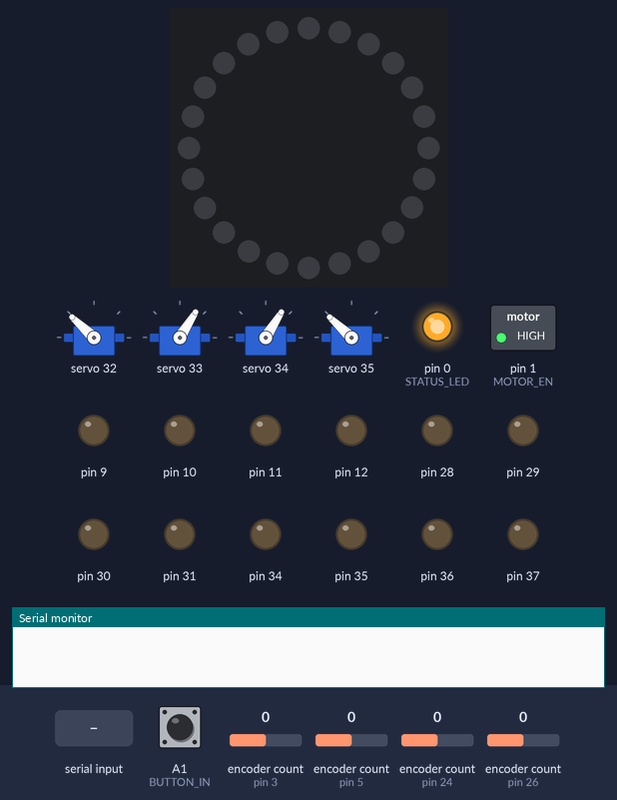
Recording of a program running on a simulated Teensy 4. Shown: 24 RGB LEDs in a ring, first at the top, clockwise, 4 × servo, switched loads named in the program (green lamp = pin HIGH), output pins drawn as LEDs (lit = HIGH), the last lines printed to the serial monitor. Inputs (shaded band) come from the test bench; at power-on: A1 (BUTTON_IN) HIGH, encoder count (sensors on pin 3, pin 5, pin 24, pin 26) 0.

Above: at 1.2 s.
1.3 s: A1 (BUTTON_IN) pulled LOW for 0.15 s
At 2.6 s:
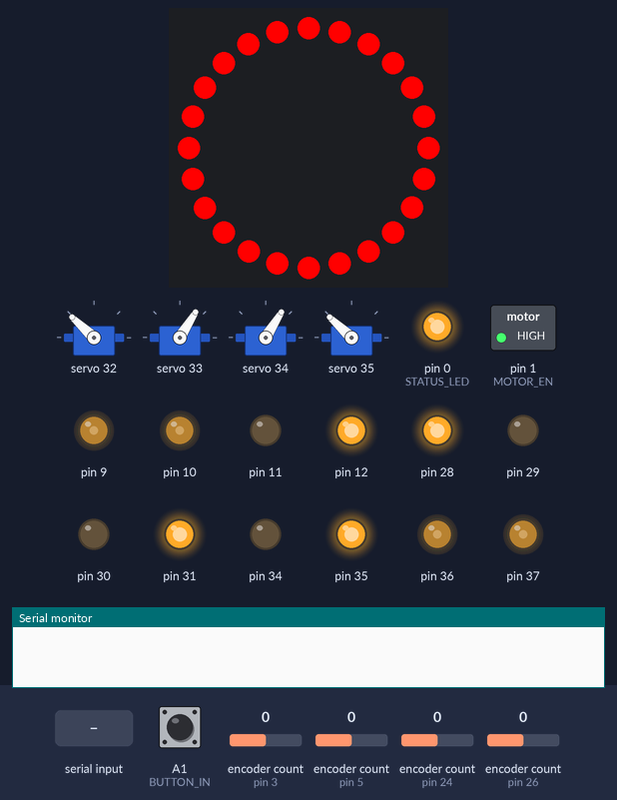
10.4 s: "p90\n" received over Serial
13.4 s: "v90\n" received over Serial
At 15.3 s:
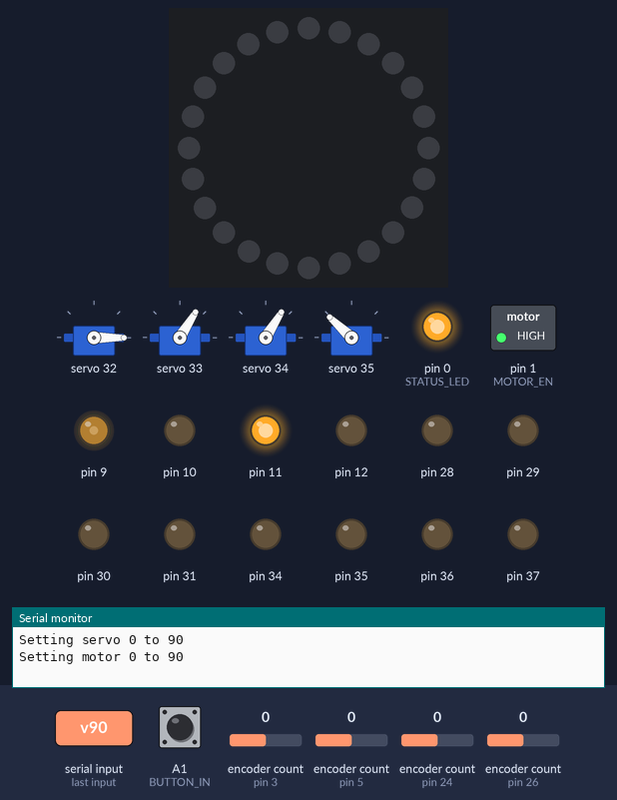
16.4 s: "v,45\n" received over Serial
At 17.5 s:
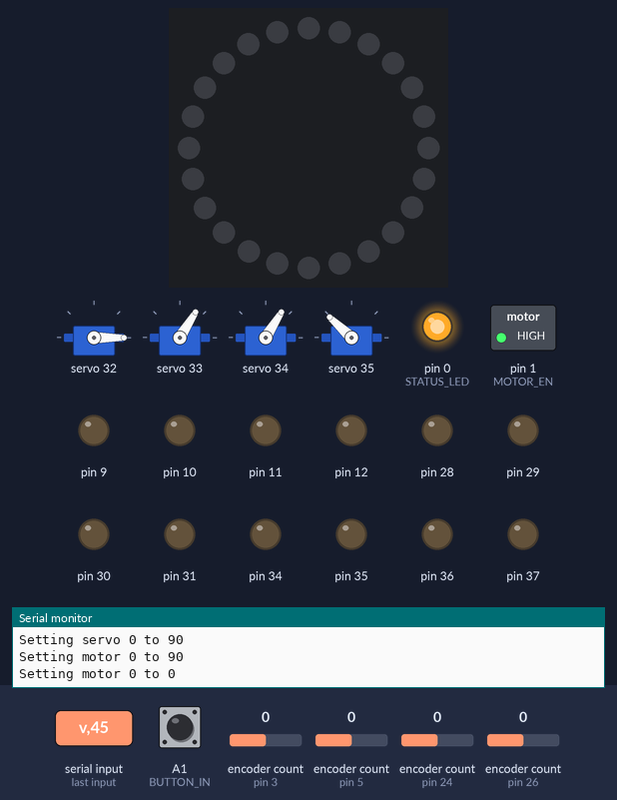
17.9 s: A1 (BUTTON_IN) pulled LOW for 1 s
At 21.2 s:
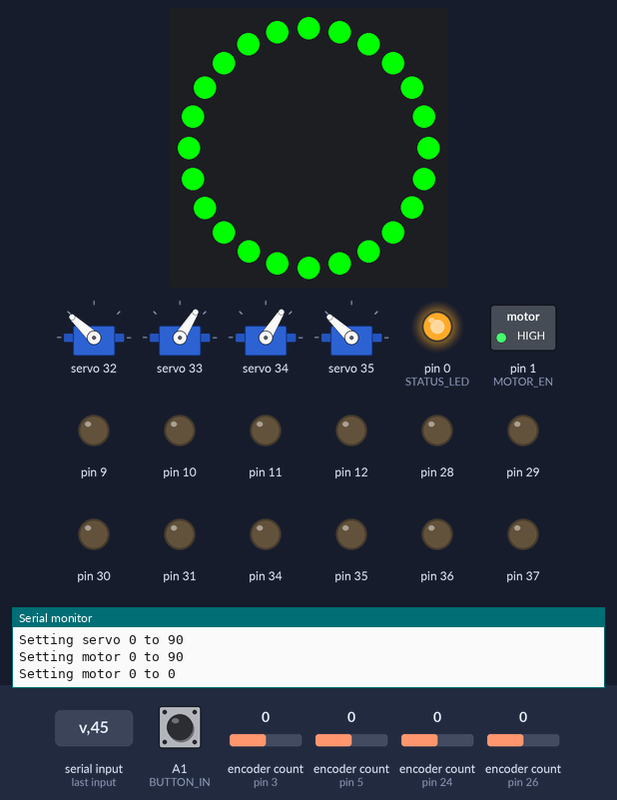
Timing chart, 0 to 21.4 s (numbered marks = the images above; inputs shaded):
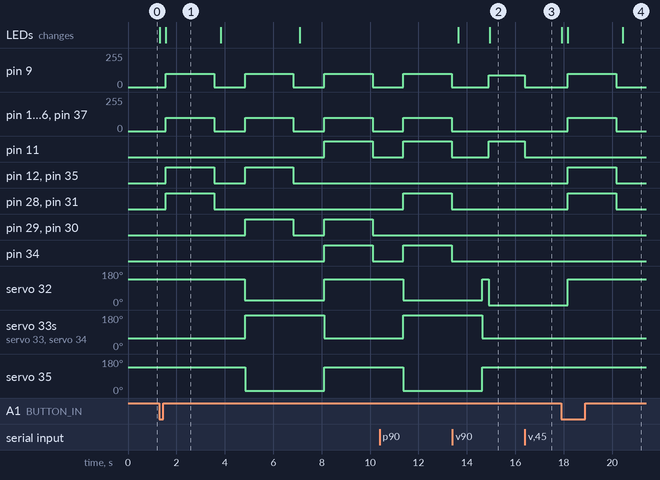

Measured:
- after the input at 1.3 s, pin 9, pin 10: alternates 100/255 for 2.0 s and 0/255 for 1.3 s, starting after 0.27 s
- after the input at 13.4 s, pin 9: 0/255 → 90/255 after 1.5 s; pin 11: LOW → HIGH after 1.5 s
- after the input at 16.4 s, pin 9: 90/255 → 0/255 at once; pin 11: HIGH → LOW at once
- after the input at 17.9 s, pin 9, pin 10, pin 36, pin 37: 0/255 → 100/255 after 0.27 s, → 0/255 2.0 s later; pin 12, pin 28, pin 31, pin 35: LOW → HIGH after 0.27 s, → LOW 2.0 s later; servo 32: 0° → 137° after 0.27 s; the LEDs: first change at once (image 4 shows a later state)
- what the display in image 1 shows lasts 2.2 s, from 1.6 s to 3.8 s

The program:

main.cpp
```cpp
#include <Arduino.h>
#include <Wire.h>
#include <Encoder.h>
#include <Adafruit_PWMServoDriver.h>
#include <Adafruit_INA219.h>
#include <Adafruit_NeoPixel.h>
#include <MotorControllerMC33926/MotorControllerMC33926.h>

#define I2C_BUS_1 Wire

const int STATUS_LED = 0;
const int MOTOR_EN = 1;

const int BUTTON_IN = 15;
const int BUTTON_LED = 14;
const int BUILTIN_LED = 13;


const int M1_SPEED = 9;
const int M1_DIR_P = 11;
const int M1_DIR_N = 12;
const int M1_SF = 32;
const int M1_FB = 23;

const int M2_SPEED = 10;
const int M2_DIR_P = 28;
const int M2_DIR_N = 29;
const int M2_SF = 17;
const int M2_FB = 22;

const int M3_SPEED = 37;
const int M3_DIR_P = 30;
const int M3_DIR_N = 31;
const int M3_SF = 38;
const int M3_FB = 21;

const int M4_SPEED = 36;
const int M4_DIR_P = 35;
const int M4_DIR_N = 34;
const int M4_SF = 33;
const int M4_FB = 20;

MotorControllerMC33926 motor1(M1_SPEED, M1_DIR_P, M1_DIR_N, M1_SF, M1_FB);
MotorControllerMC33926 motor2(M2_SPEED, M2_DIR_P, M2_DIR_N, M2_SF, M2_FB);
MotorControllerMC33926 motor3(M3_SPEED, M3_DIR_P, M3_DIR_N, M3_SF, M3_FB);
MotorControllerMC33926 motor4(M4_SPEED, M4_DIR_P, M4_DIR_N, M4_SF, M4_FB);

const int MOTOR1_ENCA = 3;
const int MOTOR1_ENCB = 4;
const int MOTOR2_ENCA = 5;
const int MOTOR2_ENCB = 6;
const int MOTOR3_ENCA = 24;
const int MOTOR3_ENCB = 25;
const int MOTOR4_ENCA = 26;
const int MOTOR4_ENCB = 27;

Encoder enc1(MOTOR1_ENCA, MOTOR1_ENCB);
Encoder enc2(MOTOR2_ENCA, MOTOR2_ENCB);
Encoder enc3(MOTOR3_ENCA, MOTOR3_ENCB);
Encoder enc4(MOTOR4_ENCA, MOTOR4_ENCB);

const int SERVOMIN = 150; // This is the 'minimum' pulse length count (out of 4096)
const int SERVOMAX = 600; // This is the 'maximum' pulse length count (out of 4096)
const int USMIN = 600; // This is the rounded 'minimum' microsecond length based on the minimum pulse of 150
const int USMAX = 2400; // This is the rounded 'maximum' microsecond length based on the maximum pulse of 600
const int SERVO_FREQ = 50; // Analog servos run at ~50 Hz updates
Adafruit_PWMServoDriver servos = Adafruit_PWMServoDriver(0x40 + 0b000010, I2C_BUS_1);

Adafruit_INA219 charge_ina(0x40 + 0b01);

const int LED_RING = 39;
const int NUM_PIXELS = 24;
Adafruit_NeoPixel led_ring(NUM_PIXELS, LED_RING, NEO_GRBW + NEO_KHZ800);

void report_encoders()
{
    long enc1_value = enc1.read();
    long enc2_value = enc2.read();
    long enc3_value = enc3.read();
    long enc4_value = enc4.read();

    Serial.print(enc1_value);
    Serial.print('\t');
    Serial.print(enc2_value);
    Serial.print('\t');
    Serial.print(enc3_value);
    Serial.print('\t');
    Serial.print(enc4_value);
    Serial.print('\n');
}

void set_status_led(bool state) {
    digitalWrite(STATUS_LED, state);
}

void set_builtin_led(bool state) {
    digitalWrite(BUILTIN_LED, state);
}

void set_motor_enable(bool state) {
    digitalWrite(MOTOR_EN, state);
}

void set_button_led(bool state) {
    digitalWrite(BUTTON_LED, state);
}

bool read_button() {
    return !digitalRead(BUTTON_IN);
}

void point_servos_straight()
{
    servos.setPWM(0, 0, 400);
    servos.setPWM(1, 0, 235);
    servos.setPWM(2, 0, 235);
    servos.setPWM(3, 0, 400);
}

void point_servos_sideways()
{
    servos.setPWM(0, 0, 165);
    servos.setPWM(1, 0, 490);
    servos.setPWM(2, 0, 490);
    servos.setPWM(3, 0, 135);
}

void setup()
{
    Serial.begin(9600);

    I2C_BUS_1.begin();
    I2C_BUS_1.setSDA(18);
    I2C_BUS_1.setSCL(19);

    servos.begin();
    servos.setOscillatorFrequency(27000000);
    servos.setPWMFreq(SERVO_FREQ);

    charge_ina.begin();

    led_ring.begin();

    pinMode(STATUS_LED, OUTPUT);
    pinMode(MOTOR_EN, OUTPUT);

    pinMode(BUTTON_IN, INPUT_PULLUP);
    pinMode(BUTTON_LED, OUTPUT);
    pinMode(BUILTIN_LED, OUTPUT);

    set_status_led(true);
    set_builtin_led(true);
    set_motor_enable(true);
    set_button_led(true);

    motor1.begin();
    motor2.begin();
    motor3.begin();
    motor4.begin();

    enc1.write(0);
    enc2.write(0);
    enc3.write(0);
    enc4.write(0);

    point_servos_straight();

    for (int pixel = 0; pixel < NUM_PIXELS; pixel++) {
        led_ring.setPixelColor(pixel, led_ring.Color(0, 0, 0, 0));
    }
    led_ring.show();
}

void set_all_motors(int speed) {
    motor1.set(speed);
    motor2.set(speed);
    motor3.set(speed);
    motor4.set(speed);
}


void set_motor(int channel, int speed) {
    switch (channel)
    {
    case 0:
        motor1.set(speed);
        break;
    case 1:
        motor2.set(speed);
        break;
    case 2:
        motor3.set(speed);
        break;
    case 3:
        motor4.set(speed);
        break;

    default:
        break;
    }
}

void set_all_servos(int position) {
    int signal = map(position, -255, 255, SERVOMIN, SERVOMAX);
    servos.setPWM(0, 0, signal);
    servos.setPWM(1, 0, signal);
    servos.setPWM(2, 0, signal);
    servos.setPWM(3, 0, signal);
    Serial.println(signal);
}

void straight_demo()
{
    point_servos_straight();
    if (read_button())
    {
        motor1.set(-80);
        motor2.set(80);
        motor3.set(-80);
        motor4.set(80);
    }
    else {
        set_all_motors(0);
    }
}


void square_demo()
{
    // straight
    //   0 - 400
    //   1 - 235
    //   2 - 235
    //   3 - 400

    // rotated
    //   0 - 165
    //   1 - 490
    //   2 - 490
    //   3 - 135

    if (read_button())
    {
        for (int pixel = 0; pixel < NUM_PIXELS; pixel++) {
            led_ring.setPixelColor(pixel, led_ring.Color(255, 0, 0, 0));
            delay(10);
            led_ring.show();
        }

        // forward
        point_servos_straight();

        motor1.set(-100);
        motor2.set(100);
        motor3.set(-100);
        motor4.set(100);
        delay(2000);

        set_all_motors(0);

        for (int pixel = 0; pixel < NUM_PIXELS; pixel++) {
            led_ring.setPixelColor(pixel, led_ring.Color(0, 255, 0, 0));
            delay(10);
            led_ring.show();
        }

        delay(1000);

        // sideways + (left)

        point_servos_sideways();

        motor1.set(-100);
        motor2.set(-100);
        motor3.set(100);
        motor4.set(100);
        delay(2000);

        set_all_motors(0);

        for (int pixel = 0; pixel < NUM_PIXELS; pixel++) {
            led_ring.setPixelColor(pixel, led_ring.Color(0, 0, 255, 0));
            delay(10);
            led_ring.show();
        }

        delay(1000);

        // backward

        point_servos_straight();

        motor1.set(100);
        motor2.set(-100);
        motor3.set(100);
        motor4.set(-100);
        delay(2000);

        set_all_motors(0);

        for (int pixel = 0; pixel < NUM_PIXELS; pixel++) {
            led_ring.setPixelColor(pixel, led_ring.Color(0, 0, 255, 0));
            delay(10);
            led_ring.show();
        }

        delay(1000);

        // sideways - (right)

        point_servos_sideways();

        motor1.set(100);
        motor2.set(100);
        motor3.set(-100);
        motor4.set(-100);
        delay(2000);

        set_all_motors(0);

        for (int pixel = 0; pixel < NUM_PIXELS; pixel++) {
            led_ring.setPixelColor(pixel, led_ring.Color(0, 0, 0, 255));
            delay(10);
            led_ring.show();
        }

        delay(1000);

        point_servos_straight();

        for (int pixel = 0; pixel < NUM_PIXELS; pixel++) {
            led_ring.setPixelColor(pixel, led_ring.Color(0, 0, 0, 0));
            delay(10);
            led_ring.show();
        }
    }
}

void rotate_demo()
{
    if (read_button())
    {
        point_servos_sideways();

        motor1.set(200);
        motor2.set(200);
        motor3.set(200);
        motor4.set(200);
        delay(2000);

        set_all_motors(0);
        delay(1000);

        point_servos_straight();
    }
}


void motor_ramp_demo()
{
    static int motor_value = 0;
    static int base_increment = 1;
    static int increment = 1;
    static uint32_t increment_delay = 10;
    static uint32_t increment_timer = 0;
    static uint32_t current_time = 0;

    if (!read_button()) {
        return;
    }

    current_time = millis();
    if (current_time - increment_timer > increment_delay) {
        motor_value += increment;
        Serial.println(motor_value);
        if (motor_value >= 255) {
            increment = -base_increment;

            set_all_servos(50);
            for (int pixel = 0; pixel < NUM_PIXELS; pixel++) {
                led_ring.setPixelColor(pixel, led_ring.Color(abs(motor_value), 0, 0, 0));
            }
            led_ring.show();
        }
        else if (motor_value <= -255) {
            increment = base_increment;

            set_all_servos(-50);
            for (int pixel = 0; pixel < NUM_PIXELS; pixel++) {
                led_ring.setPixelColor(pixel, led_ring.Color(0, 0, abs(motor_value), 0));
            }
            led_ring.show();
        }
        report_encoders();
        set_all_motors(motor_value);
        Serial.println(charge_ina.getBusVoltage_V());
        increment_timer = current_time;
    }
}

void command_line_demo()
{
    static int servo_position;
    static int motor_velocity;
    static int selected_channel;

    if (Serial.available()) {
        String command = Serial.readStringUntil('\n');
        switch (command.charAt(0))
        {
        case 'c':
            selected_channel = command.substring(1).toInt();
            Serial.print("Selecting channel ");
            Serial.println(selected_channel);
            break;
        case 'p':
            servo_position = command.substring(1).toInt();
            Serial.print("Setting servo ");
            Serial.print(selected_channel);
            Serial.print(" to ");
            Serial.println(servo_position);
            servos.setPWM(selected_channel, 0, servo_position);
            break;
        case 'v':
            motor_velocity = command.substring(1).toInt();
            Serial.print("Setting motor ");
            Serial.print(selected_channel);
            Serial.print(" to ");
            Serial.println(motor_velocity);
            set_motor(selected_channel, motor_velocity);
            break;
        case 'x':
            set_all_motors(0);
            point_servos_straight();
            break;

        default:
            break;
        }
    }
}

/*
straight to sideways angle: -74.293309
straight to alcove angle: 30.0
straight to rotate in place angle: 54.293309
    straight    alcove
0   375			470
1   235			125
2   230			140
3   405			515
*/

void loop()
{
    // straight_demo();
    square_demo();
    // rotate_demo();
    // motor_ramp_demo();
    command_line_demo();
}
```

MotorControllerMC33926.cpp
```cpp
#include <MotorControllerMC33926/MotorControllerMC33926.h>


MotorControllerMC33926::MotorControllerMC33926(int speed_pin, int dir_p_pin, int dir_n_pin, int sf_pin, int fb_pin)
{
    SPEED = speed_pin;
    DIR_P = dir_p_pin;
    DIR_N = dir_n_pin;
    SF = sf_pin;
    FB = fb_pin;
}

void MotorControllerMC33926::begin()
{
    pinMode(SPEED, OUTPUT);
    pinMode(DIR_P, OUTPUT);
    pinMode(DIR_N, OUTPUT);
    pinMode(SF, INPUT);
    pinMode(FB, INPUT);
    analogWriteFrequency(SPEED, 500);  // Set PWM frequency of the speed pin to 500 Hz
}

void MotorControllerMC33926::set(int speed)
{
    if (speed == 0) {
        digitalWrite(DIR_P, LOW);
        digitalWrite(DIR_N, LOW);
    }
    else if (speed > 0) {
        digitalWrite(DIR_P, HIGH);
        digitalWrite(DIR_N, LOW);
    }
    else {
        digitalWrite(DIR_P, LOW);
        digitalWrite(DIR_N, HIGH);
    }
    analogWrite(SPEED, abs(speed));
}

bool MotorControllerMC33926::read_status() {
    return (bool)digitalRead(SF);
}

int MotorControllerMC33926::read_feedback() {
    return analogRead(FB);
}
```

MotorControllerMC33926.h
```cpp
#include <Arduino.h>


class MotorControllerMC33926
{
private:
    int SPEED;
    int DIR_P;
    int DIR_N;
    int SF;
    int FB;


public:
    MotorControllerMC33926(int speed_pin, int dir_p_pin, int dir_n_pin, int sf_pin, int fb_pin);

    void set(int speed);
    void begin();

    bool read_status();
    int read_feedback();
};
```
